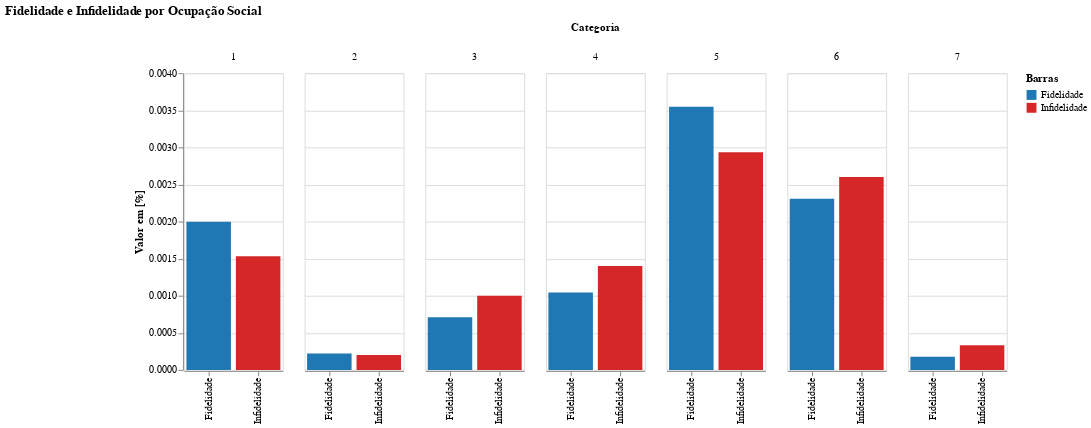

Notebook source saved alongside this figure:
### Code cell
# Gráfico de visualização por nível de ocupação (classificação de Hollingshead)
titulo = "Fidelidade e Infidelidade por Ocupação Social"
xticklabels=list(range(1,8))
altura = 300
largura = 100

hist_ff = fidelidade["Ocupacao"].value_counts()[xticklabels] / fieis
hist_uff = infidelidade["Ocupacao"].value_counts()[xticklabels] / infieis

xlabel=\
"Ocupação (Classificação por Posição Social em Ordem Asc)"

bar_plot(titulo, hist_ff, hist_uff, xlabel, xticklabels, altura, largura)

### Figure 1 — Vega-Lite specification as saved in the notebook (floating-point values rounded to 4 significant figures)
{"config": {"view": {"continuousWidth": 400, "continuousHeight": 300}}, "data": {"name": "data-4879bc48abded5f9b7c745468d6aeaf9"}, "mark": "bar", "encoding": {"color": {"field": "Barras", "scale": {"domain": ["Fidelidade", "Infidelidade"], "range": ["#1F77B4", "#D62728"]}, "type": "nominal"}, "column": {"field": "Categoria", "type": "quantitative"}, "x": {"field": "Barras", "title": null, "type": "nominal"}, "y": {"field": "Valor", "title": "Valor em [%]", "type": "quantitative"}}, "height": 300, "title": {"text": "Fidelidade e Infidelidade por Ocupação Social", "align": "center"}, "transform": [{"fold": ["Fidelidade", "Infidelidade"], "as": ["Barras", "Valor"]}], "width": 100, "$schema": "https://vega.github.io/schema/vega-lite/v4.17.0.json", "datasets": {"data-4879bc48abded5f9b7c745468d6aeaf9": [{"Categoria": 1, "Grupos": "Ocupação (Classificação por Posição Social em Ordem Asc)", "Fidelidade": 0.001996, "Infidelidade": 0.001533}, {"Categoria": 2, "Grupos": "Ocupação (Classificação por Posição Social em Ordem Asc)", "Fidelidade": 0.0002217, "Infidelidade": 0.0002}, {"Categoria": 3, "Grupos": "Ocupação (Classificação por Posição Social em Ordem Asc)", "Fidelidade": 0.0007095, "Infidelidade": 0.001}, {"Categoria": 4, "Grupos": "Ocupação (Classificação por Posição Social em Ordem Asc)", "Fidelidade": 0.001042, "Infidelidade": 0.0014}, {"Categoria": 5, "Grupos": "Ocupação (Classificação por Posição Social em Ordem Asc)", "Fidelidade": 0.003548, "Infidelidade": 0.002933}, {"Categoria": 6, "Grupos": "Ocupação (Classificação por Posição Social em Ordem Asc)", "Fidelidade": 0.002306, "Infidelidade": 0.0026}, {"Categoria": 7, "Grupos": "Ocupação (Classificação por Posição Social em Ordem Asc)", "Fidelidade": 0.0001774, "Infidelidade": 0.0003333}]}}
